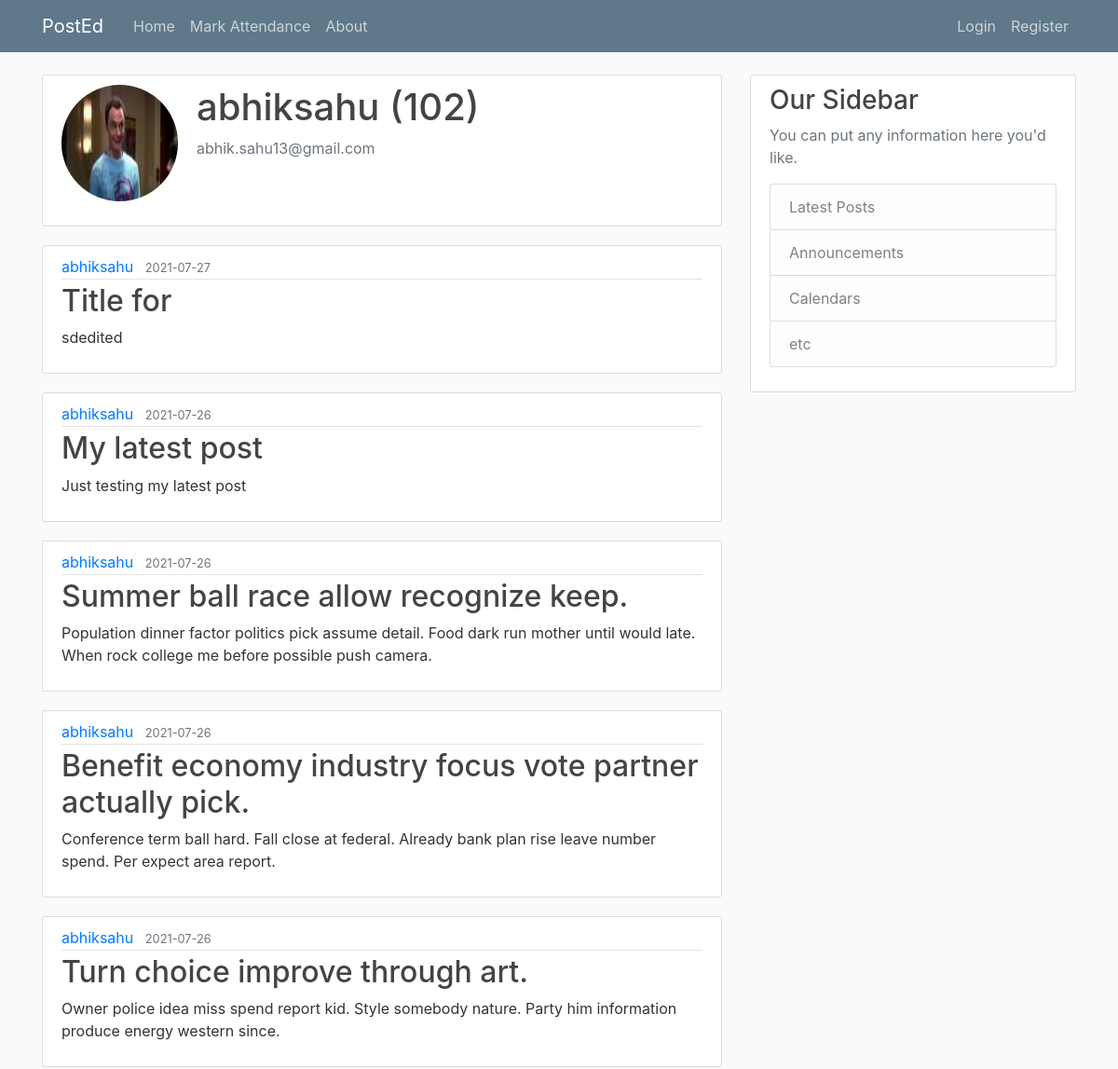
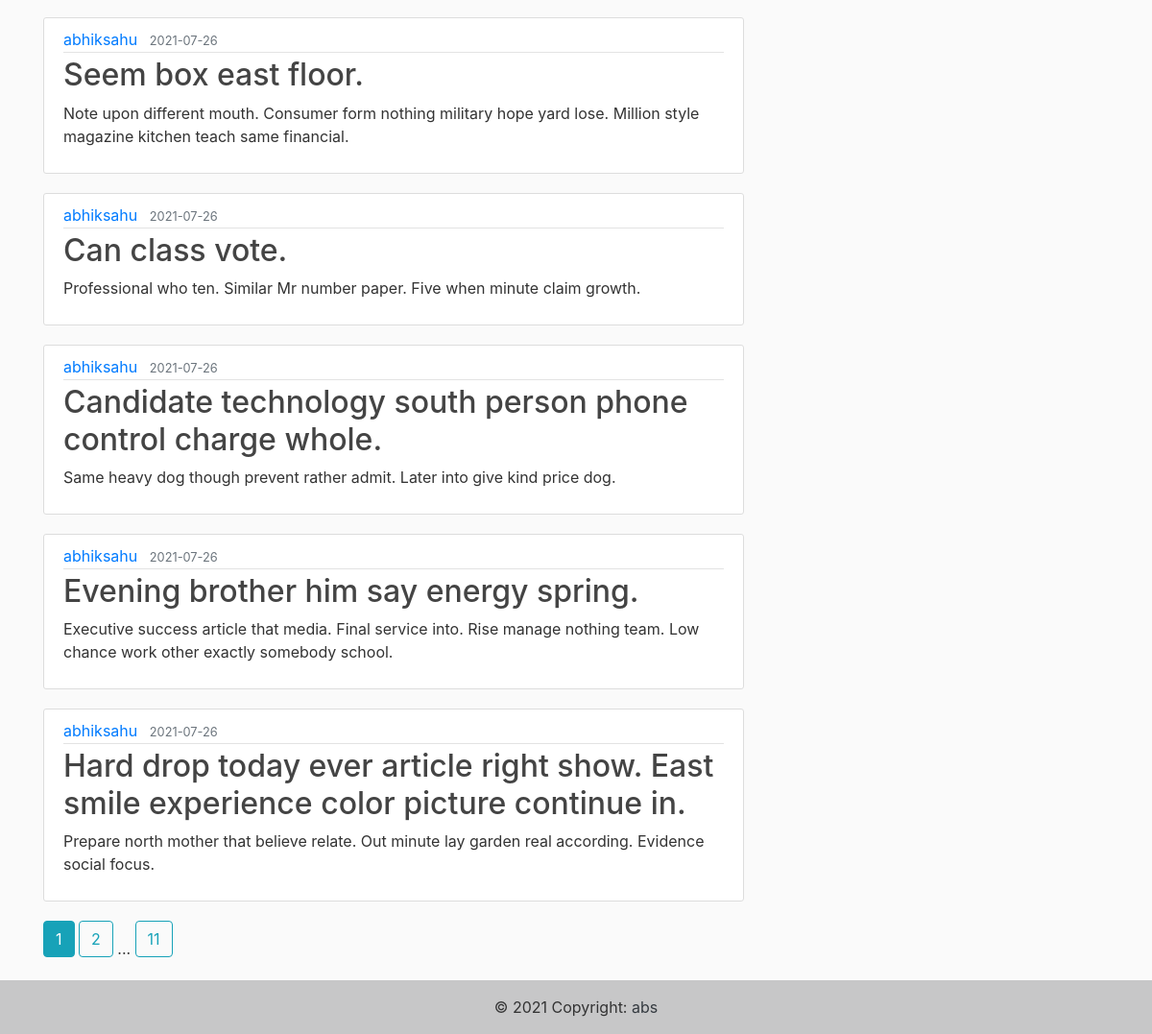
The app's page /user/abhiksahu with its own data (2 pictures, top to bottom).
### PostEd/models.py (models this page shows, shortened)
class User(db.Model, UserMixin):
    id = db.Column(db.Integer, primary_key=True)
    username = db.Column(db.String(20), unique=True, nullable=False)
    email = db.Column(db.String(120), unique=True, nullable=False)
    image = db.Column(db.String(20), default= 'default.jpg', nullable=False)
    password = db.Column(db.String(60), nullable=False)
    posts = db.relationship('Post', backref='author', lazy=True)

class Post(db.Model):
    id = db.Column(db.Integer, primary_key=True)
    title = db.Column(db.String(100), nullable=False)
    date_posted = db.Column(db.DateTime, nullable=False, default=datetime.utcnow)
    content = db.Column(db.Text, nullable=False)
    user_id = db.Column(db.Integer, db.ForeignKey('user.id'), nullable=False)

### PostEd/routes.py (the view)
@app.route("/user/<string:username>")
def user_post(username):
    user = User.query.filter_by(username=username).first_or_404()
    page = request.args.get('page', 1, type=int)
    posts = Post.query.filter_by(author=user).order_by(Post.date_posted.desc()).paginate(per_page=10, page=page)
    image_file = url_for('static', filename=f'profile_pics/{user.image}')
    return render_template("user_posts.html", title=user.username, posts=posts, user=user, image_file=image_file)

### PostEd/templates/user_posts.html
{% extends "layout.html" %}
{% block content %}
<div class="content-section">
    <div class="media">
        <img class="account-img rounded-circle" src="{{ image_file }} ">
        <div class="media-body">
            <h2 class="account-heading">{{ user.username }} ({{ posts.total }})</h2>
            <p class="text-secondary">{{ user.email }}</p>
        </div>
    </div>
</div>
    {% for post in posts.items %}
        <article class="media content-section">
            <div class="media-body">
                <div class="article-metadata">
                    <a class="mr-2" href="{{ url_for('user_post', username=post.author.username) }}">{{ post.author.username }}</a>
                    <small class="text-muted">{{ post.date_posted.date() }}</small>
                </div>
                <h2><a class="article-title" href="{{ url_for('post', post_id=post.id) }}">{{ post.title }}</a></h2>
                <p class="article-content">{{ post.content }}</p>
            </div>
        </article>
    {% endfor %}
{% for page_num in posts.iter_pages(left_edge=1, right_edge=1, left_current=1, right_current=2) %}
    {% if page_num %}
        {% if page_num==posts.page %}
            <a class="btn btn-info mb-4" href="{{ url_for('user_post', username=user.username, page=page_num) }}">{{ page_num }}</a>
        {% else %}
            <a class="btn btn-outline-info mb-4" href="{{ url_for('user_post', username=user.username, page=page_num) }}">{{ page_num }}</a>
        {% endif %}
    {% else %}
        ...
    {% endif %}
{% endfor %}
{% endblock content %}

### PostEd/static/css/main.css (style rules this page uses)
body { background: #fafafa; color: #333333; margin-top: 5rem; }
h1, h2, h3, h4, h5, h6 { color: #444444; }
.content-section { background: #ffffff; padding: 10px 20px; border: 1px solid #dddddd; border-radius: 3px; margin-bottom: 20px; }
.article-title { color: #444444; }
.article-content { white-space: pre-line; }
.article-metadata { padding-bottom: 1px; margin-bottom: 4px; border-bottom: 1px solid #e3e3e3 }
.account-img { height: 125px; width: 125px; margin-right: 20px; margin-bottom: 16px; }
.account-heading { font-size: 2.5rem; }

### records on screen
User: username "abhiksahu", email "abhik.sahu13@gmail.com"
Post: author.username "abhiksahu", date_posted "2021-07-27", title "Title for", content "sdedited"
Post: author.username "abhiksahu", date_posted "2021-07-26", title "My latest post", content "Just testing my latest post"
Post: author.username "abhiksahu", date_posted "2021-07-26", title "Summer ball race allow recognize keep.", content "Population dinner factor politics pick assume detail. Food dark run mother until would late. When rock college me before possible push camera."
Post: author.username "abhiksahu", date_posted "2021-07-26", title "Benefit economy industry focus vote partner actually pick.", content "Conference term ball hard. Fall close at federal. Already bank plan rise leave number spend. Per expect area report."
Post: author.username "abhiksahu", date_posted "2021-07-26", title "Turn choice improve through art.", content "Owner police idea miss spend report kid. Style somebody nature. Party him information produce energy western since."
Post: author.username "abhiksahu", date_posted "2021-07-26", title "Seem box east floor.", content "Note upon different mouth. Consumer form nothing military hope yard lose. Million style magazine kitchen teach same financial."
Post: author.username "abhiksahu", date_posted "2021-07-26", title "Can class vote.", content "Professional who ten. Similar Mr number paper. Five when minute claim growth."
Post: author.username "abhiksahu", date_posted "2021-07-26", title "Candidate technology south person phone control charge whole.", content "Same heavy dog though prevent rather admit. Later into give kind price dog."
Post: author.username "abhiksahu", date_posted "2021-07-26", title "Evening brother him say energy spring.", content "Executive success article that media. Final service into. Rise manage nothing team. Low chance work other exactly somebody school."
Post: author.username "abhiksahu", date_posted "2021-07-26", title "Hard drop today ever article right show. East smile experience color picture continue in.", content "Prepare north mother that believe relate. Out minute lay garden real according. Evidence social focus."

### other values on screen
{{ posts.total }} "102"
{{ page_num }} "1"
{{ page_num }} "2" "11"
